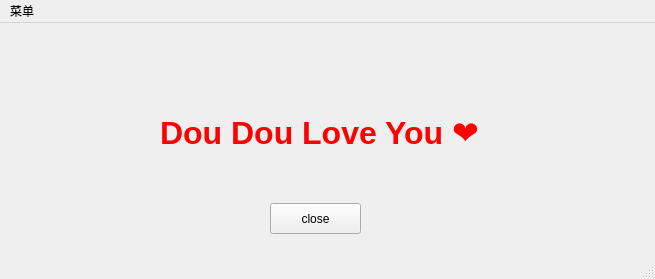
<?xml version="1.0" encoding="UTF-8"?>
<ui version="4.0">
 <class>MainWindow</class>
 <widget class="QMainWindow" name="MainWindow">
  <property name="geometry">
   <rect>
    <x>0</x>
    <y>0</y>
    <width>655</width>
    <height>279</height>
   </rect>
  </property>
  <property name="windowTitle">
   <string>MainWindow</string>
  </property>
  <widget class="QWidget" name="centralwidget">
   <widget class="QLabel" name="label">
    <property name="geometry">
     <rect>
      <x>160</x>
      <y>60</y>
      <width>361</width>
      <height>101</height>
     </rect>
    </property>
    <property name="text">
     <string>&lt;html&gt;&lt;head/&gt;&lt;body&gt;&lt;p&gt;&lt;span style=&quot; font-size:24pt; font-weight:700; color:#ff0000;&quot;&gt;Dou Dou Love You ❤&lt;/span&gt;&lt;/p&gt;&lt;/body&gt;&lt;/html&gt;</string>
    </property>
   </widget>
   <widget class="QPushButton" name="pushButton">
    <property name="geometry">
     <rect>
      <x>270</x>
      <y>180</y>
      <width>91</width>
      <height>31</height>
     </rect>
    </property>
    <property name="text">
     <string>close</string>
    </property>
   </widget>
  </widget>
  <widget class="QMenuBar" name="menubar">
   <property name="geometry">
    <rect>
     <x>0</x>
     <y>0</y>
     <width>655</width>
     <height>21</height>
    </rect>
   </property>
   <widget class="QMenu" name="menu">
    <property name="title">
     <string>菜单</string>
    </property>
    <addaction name="actionLove_miemie"/>
   </widget>
   <addaction name="menu"/>
  </widget>
  <widget class="QStatusBar" name="statusbar"/>
  <action name="actionLove_miemie">
   <property name="text">
    <string>Love miemie</string>
   </property>
  </action>
 </widget>
 <resources/>
 <connections/>
</ui>
